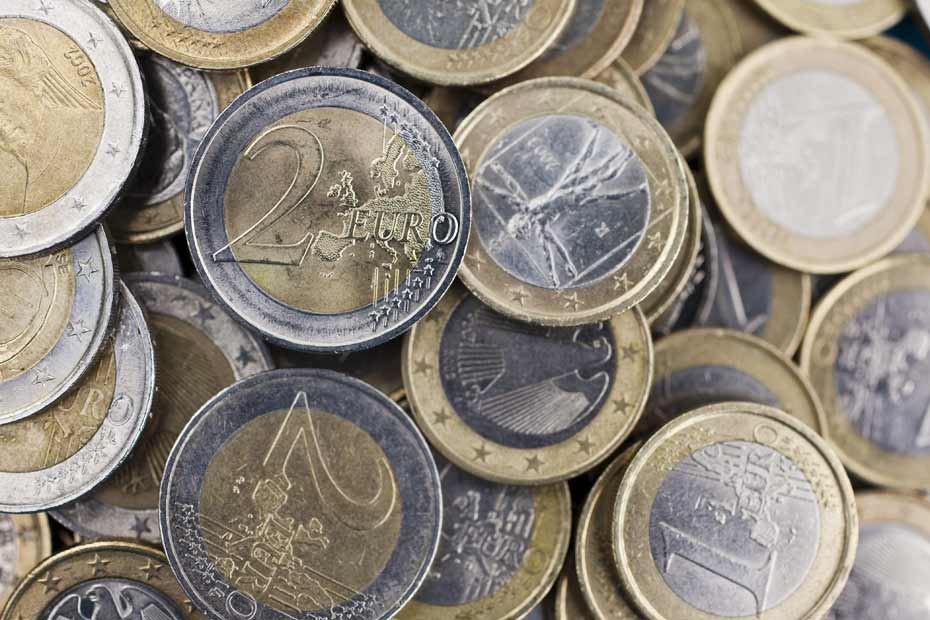
//> input picture test.jpg, 930 x 620 px
$ ./get_nb_cercles test.jpg   (built with g++ and OpenCV 4)
//> lines starting //> are read from the running program, lines starting //| are printed output that depends on the picture; after the words box and inside, x2 and y2 are one past the last pixel; in counts of white or black regions, pixels touching at a corner belong together
#include <opencv2/opencv.hpp>
#include <stdio.h>
#include <iostream>

#define SEUIL 50
#define SEUIL_VOTE 17
#define SEUIL_MAG 10
#define SEUIL_RAYON 10
#define PI 3.14159265
#define DELTA_DROITE 0.2
#define DELTA_CERCLE 50
#define DELTA_CENTRE 3
#define DELTA_RAYON 1
#define MAX_RAYON 300

using namespace std;
using namespace cv;

double getPente(int x, int y, int angle) {
	double angleRad = angle*PI/180;
	return sin(angleRad)/cos(angleRad);
}

double getOrdOrigine(int x, int y, double pente) {
	return y - pente*x;
}

int getDistance(int x1, int y1, int x2, int y2) {
	return (int) sqrt((x2 - x1)*(x2 - x1) + (y2 -y1)*(y2 -y1));
}

bool belongsToDoite(double pente, double ord, int i, int j) {
	return (j <= pente*i + ord + DELTA_DROITE && j >= pente*i + ord - DELTA_DROITE);
}

bool belongsToCircle(int x, int y, int r, int i, int j) {
	double equationCercle = (x - i)*(x - i) + (y - j)*(y - j);
	return (r*r > equationCercle - DELTA_CERCLE && r*r < equationCercle + DELTA_CERCLE);
}

int main(int argc, char** argv){

	Mat imageIn = imread( argv[1], CV_LOAD_IMAGE_GRAYSCALE );
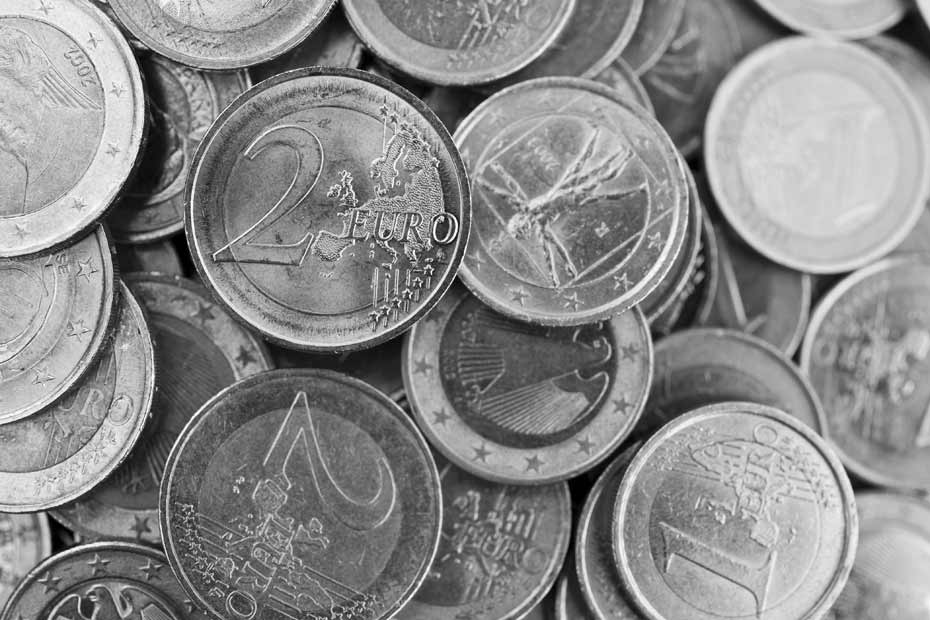
//> imageIn: 620 rows x 930 cols, CV_8UC1; min 0, max 255, mean 138.7

	if(! imageIn.data ) {
		cout <<  "Could not open or find the image" << std::endl ;
		return -1;
   	}
	else {
		Mat imageOutX, imageOutY, absImageOutX, absImageOutY, imageOut, cercles = Mat::zeros(imageIn.size(), imageIn.type());

		int height = imageIn.rows;
//> height = 620
		int width = imageIn.cols;
//> width = 930
		int depth = min(imageIn.rows, imageIn.cols);
//> depth = 620

		vector<vector<vector<int> > > votesCercles (height,vector<vector<int> >(width,vector <int>(depth, 0)));
		int nbCercles = 0;
		int nbPixelContour = 0;

		/*Detection de contour*/
		//Application d'un flou gaussien pour limiter le bruit
		GaussianBlur( imageIn, imageIn, Size(3,3), 0, 0, BORDER_DEFAULT );

		//Application d'un seuil de gris pour lisser
		threshold(imageIn, imageIn, SEUIL, 255, THRESH_BINARY);
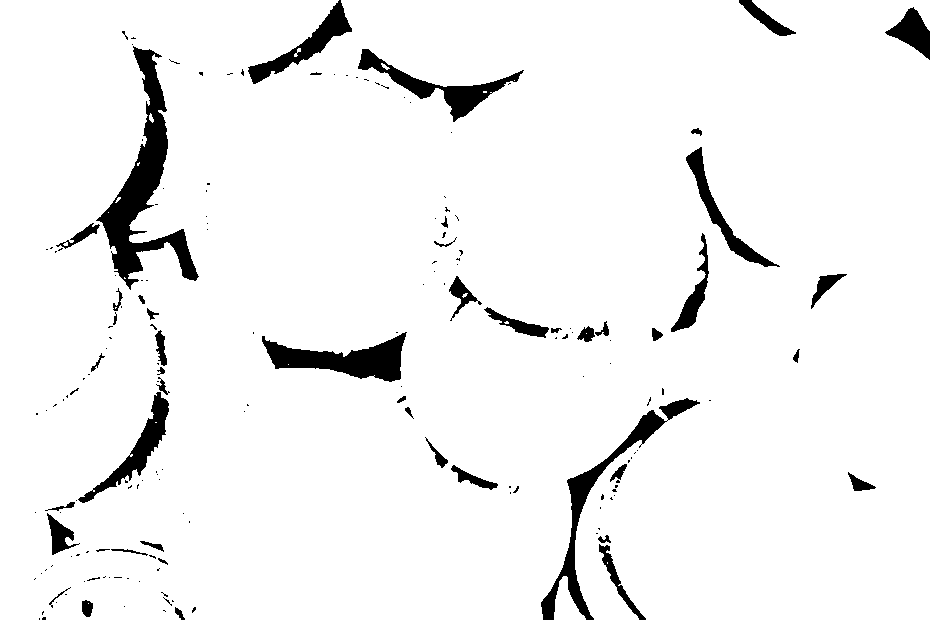
//> imageIn: 620 rows x 930 cols, CV_8UC1; 94.7% white; 178 black regions (130 under 20 px), largest, box (x1, y1, x2, y2) and area: (96, 46, 199, 290) 6630, (541, 398, 700, 620) 3556, (262, 332, 407, 382) 3376

		//Apply the laplcaian operator
		//Laplacian( imageIn, imageOut, CV_16S, 3, 1, 0, BORDER_DEFAULT );
		//convertScaleAbs( imageOut, imageOut );

		//Filtre de Sobel sur X
		Sobel(imageIn, imageOutX, CV_32F, 1 , 0 , 3, 1, 0, BORDER_DEFAULT);
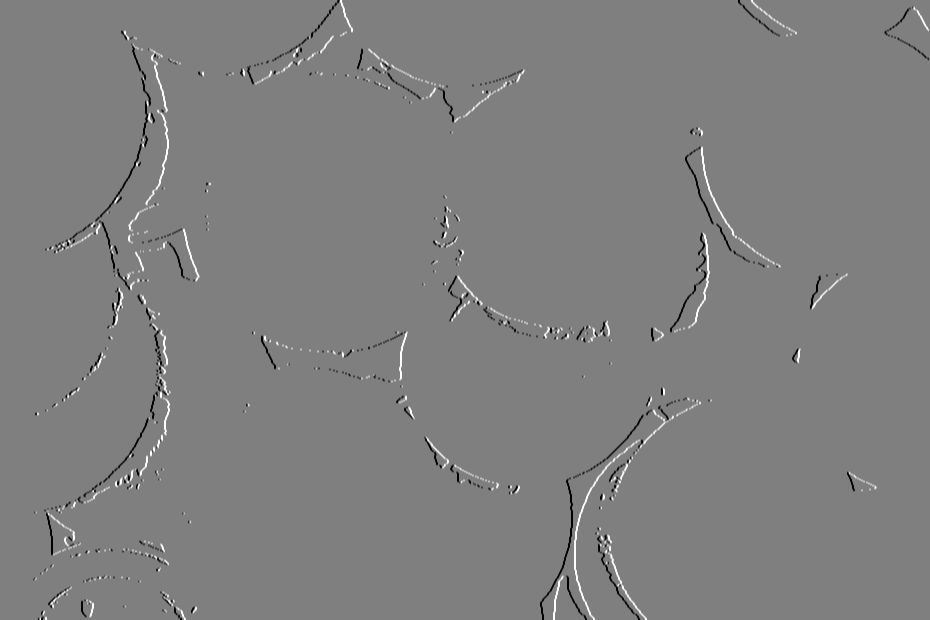
//> imageOutX: 620 rows x 930 cols, CV_32FC1; min -1020, max 1020, mean -0.1; drawn with min black and max white
		convertScaleAbs( imageOutX, absImageOutX );
//> absImageOutX: 620 rows x 930 cols, CV_8UC1; 2.9% white in thin lines or dots

		//Filtre de Sobel sur Y
		Sobel(imageIn, imageOutY, CV_32F, 0 , 1 , 3, 1, 0, BORDER_DEFAULT);
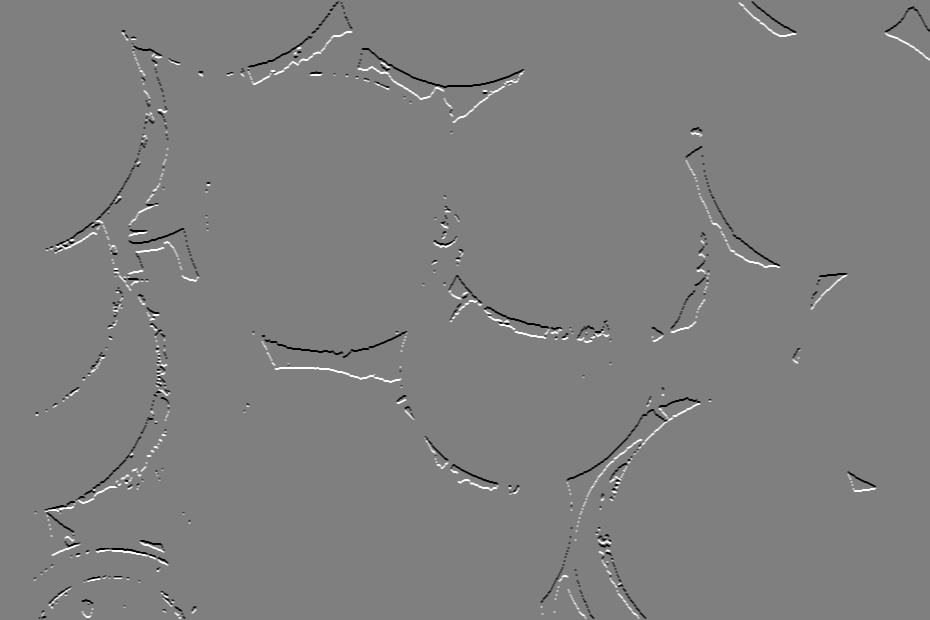
//> imageOutY: 620 rows x 930 cols, CV_32FC1; min -1020, max 1020, mean -0.1; drawn with min black and max white
		convertScaleAbs( imageOutY, absImageOutY );
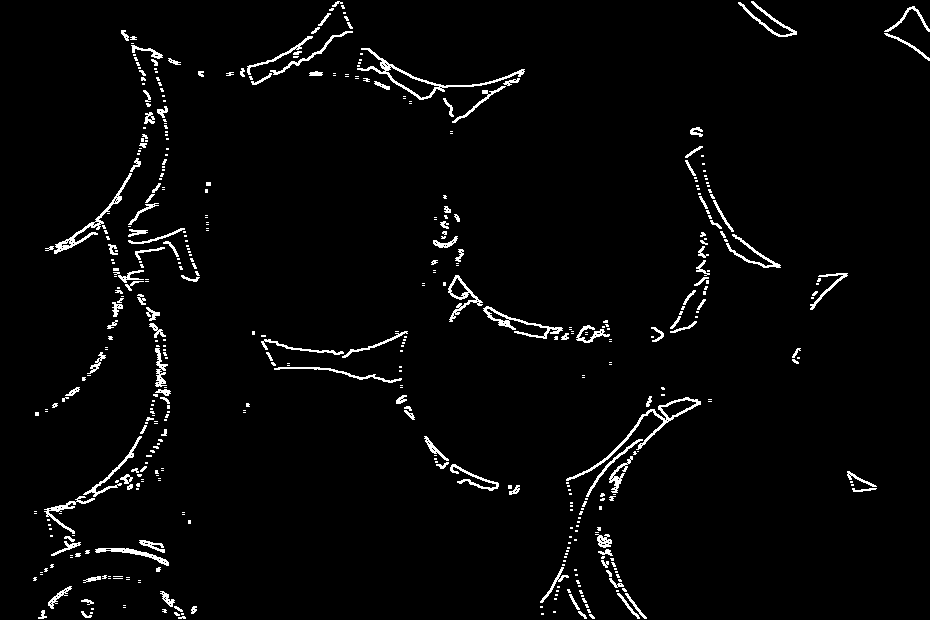
//> absImageOutY: 620 rows x 930 cols, CV_8UC1; 2.8% white in thin lines or dots

		//Addition des 2 matrices pour calculer la magnitude du gradient
		addWeighted( absImageOutX, 0.5, absImageOutY, 0.5, 0, imageOut );


		//Gradient
		Mat mag, angle;
		cartToPolar(imageOutX, imageOutY, mag, angle, 1);
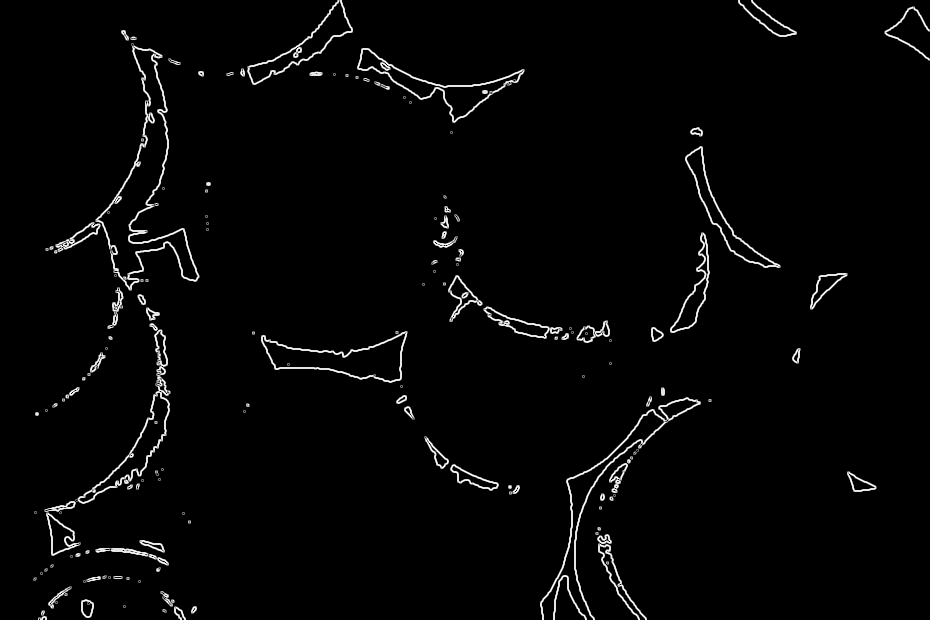
//> mag: 620 rows x 930 cols, CV_32FC1; min 0, max 1140.4, mean 25.5; drawn with min black and max white
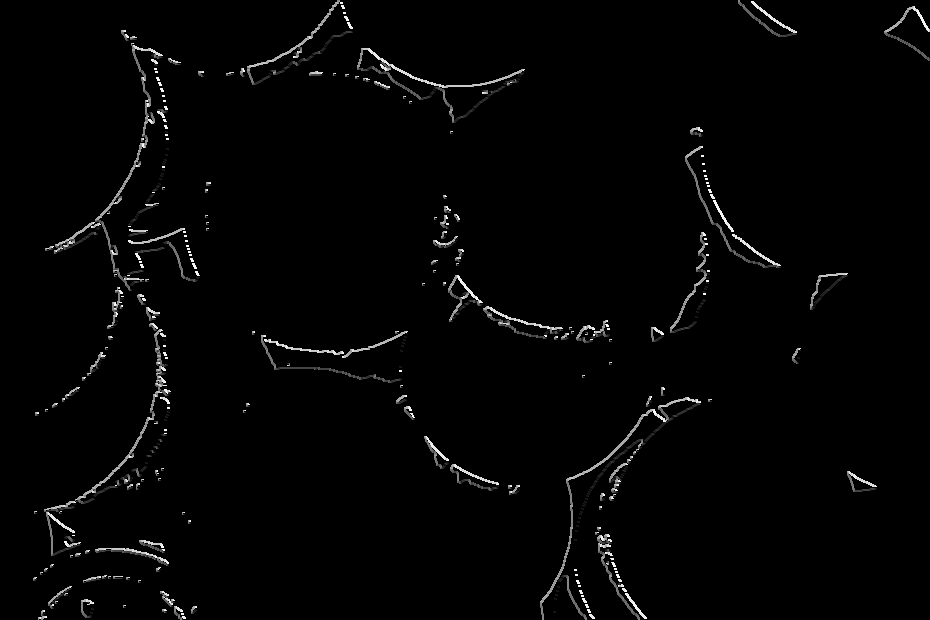
//> angle: 620 rows x 930 cols, CV_32FC1; min 0, max 341.6, mean 5.5; drawn with min black and max white

		/*Parcours des pixels de contour*/
//> (the run ends here: the time limit is reached, at `return (j <= pente*i + ord + DELTA_DROITE && j >= pente*i + ord - DELT..`)
